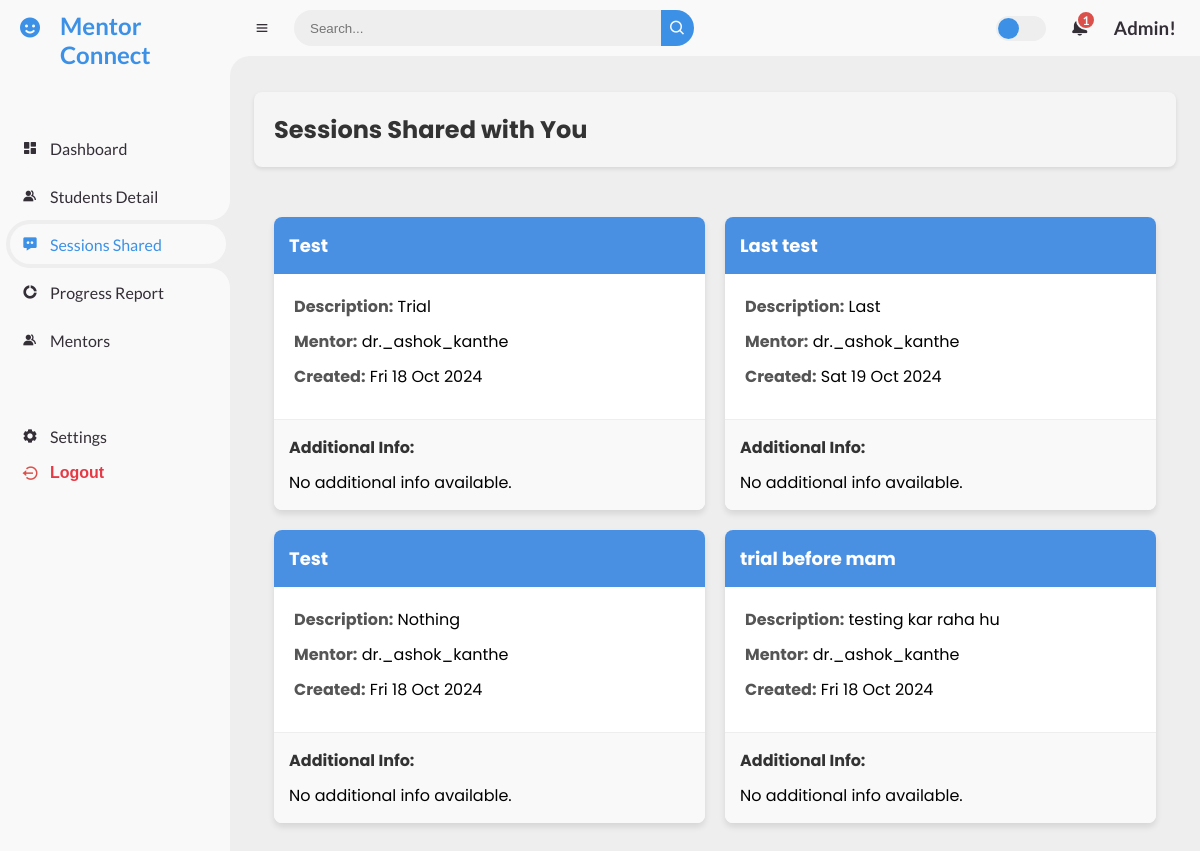
Before: /mentor_admin/sessions/ (signed in) with the older database file.
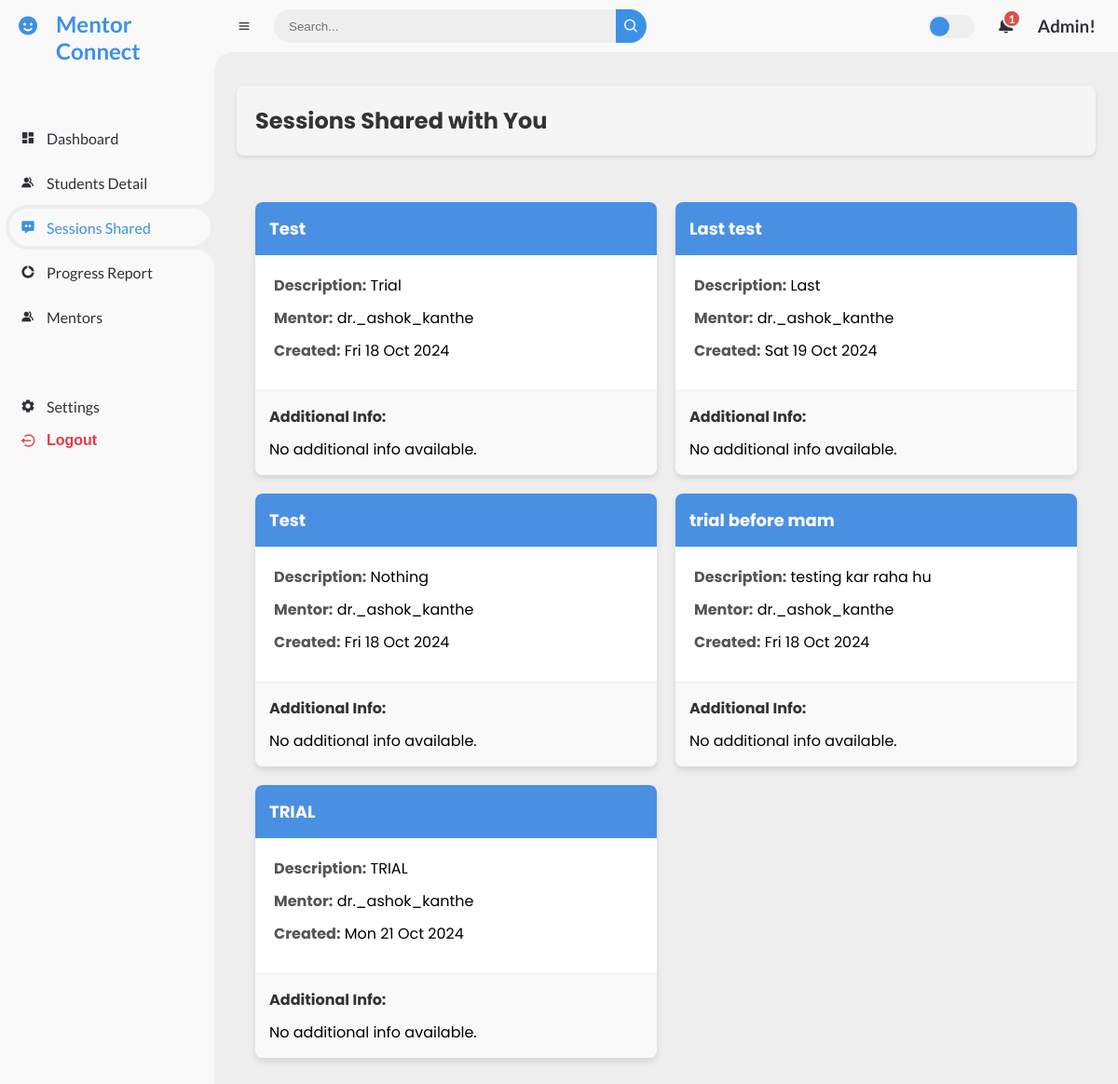
After: the same page with the newer database file.
### mentor/models.py (models this page shows, shortened)
class Session(models.Model):
    student = models.ForeignKey('MentorshipData', on_delete=models.CASCADE)
    title = models.CharField(max_length=200)
    description = models.TextField()
    mentor = models.ForeignKey(User, on_delete=models.CASCADE, related_name="sessions")
    created_at = models.DateTimeField(auto_now_add=True)
    updated_at = models.DateTimeField(auto_now=True)
    additional_info = models.JSONField(default=dict)
    mentor_admins = models.ManyToManyField(MentorAdmin, related_name="shared_sessions", blank=True)
    objects = DynamicFieldsManager()
    def __init__(self, *args, **kwargs):
        super().__init__(*args, **kwargs)
        for key, value in self.additional_info.items():
            setattr(self, key, value)
    class Meta:
        indexes = [
            models.Index(fields=['mentor']),
            models.Index(fields=['created_at']),
        ]

### mentor_admin/views.py (the view)
def mentor_admin_sessions(request):
    mentor_admin = request.user.mentoradmin
    shared_sessions = mentor_admin.shared_sessions.all()
    return render(request, 'mentor_admin/mentor_admin_sessions.html', {
        'shared_sessions': shared_sessions,
    })

### mentor/templatetags/username_filters.py (called while the page is built)
@register.filter
def readable_username(value):
    return value.replace('_', ' ').title()

### templates/mentor_admin/mentor_admin_sessions.html (shortened to what this page needs)
{% extends 'mentor_admin/admin_base.html' %}
{% block content %}
<div class="sessions-header">
    <h2>Sessions Shared with You</h2>
</div>
<div class="session-container">
    {% for session in shared_sessions %}
        <div class="session-card">
            <div class="session-header">
                <h3>{{ session.title }}</h3>
            </div>
            <div class="session-body">
                <div class="session-info">
                    <strong>Description:</strong> {{ session.description }}
                </div>
                <div class="session-info">
                    <strong>Mentor:</strong> {{ session.mentor.username }}
                </div>
                <div class="session-info">
                    <strong>Created:</strong> {{ session.created_at|date:"D d M Y" }}
                </div>
            </div>
            <div class="additional-info">
                <div class="additional-info-title">Additional Info:</div>
                {% if session.additional_info %}
                    {% for key, value in session.additional_info.items %}
                        <div><strong>{{ key }}:</strong> {{ value }}</div>
                    {% endfor %}
                {% else %}
                    <div>No additional info available.</div>
                {% endif %}
            </div>
        </div>
    {% empty %}
        <div class="no-sessions">No sessions have been shared with you yet.</div>
    {% endfor %}
</div>
{% endblock %}

Changed rows visible on the page:
added Session: title "TRIAL", description "TRIAL", mentor.username "dr._ashok_kanthe", created_at "Mon 21 Oct 2024", additional_info "No additional info available."
